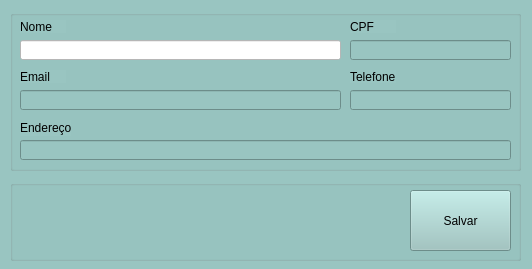
<?xml version="1.0" encoding="UTF-8"?>
<ui version="4.0">
 <class>frmCliente</class>
 <widget class="QWidget" name="frmCliente">
  <property name="geometry">
   <rect>
    <x>0</x>
    <y>0</y>
    <width>532</width>
    <height>269</height>
   </rect>
  </property>
  <property name="windowTitle">
   <string>Cadastro de Cliente</string>
  </property>
  <property name="windowIcon">
   <iconset>
    <normaloff>../../../../../../TesteProjeto/View/Imagens/btnCadCli.png</normaloff>../../../../../../TesteProjeto/View/Imagens/btnCadCli.png</iconset>
  </property>
  <property name="styleSheet">
   <string notr="true">background-color: rgb(153, 197, 193);</string>
  </property>
  <widget class="QGroupBox" name="groupBox">
   <property name="geometry">
    <rect>
     <x>10</x>
     <y>10</y>
     <width>511</width>
     <height>161</height>
    </rect>
   </property>
   <property name="styleSheet">
    <string notr="true"/>
   </property>
   <property name="title">
    <string/>
   </property>
   <widget class="QLabel" name="label">
    <property name="geometry">
     <rect>
      <x>10</x>
      <y>10</y>
      <width>46</width>
      <height>13</height>
     </rect>
    </property>
    <property name="text">
     <string>Nome</string>
    </property>
   </widget>
   <widget class="QLabel" name="label_2">
    <property name="geometry">
     <rect>
      <x>340</x>
      <y>10</y>
      <width>46</width>
      <height>13</height>
     </rect>
    </property>
    <property name="text">
     <string>CPF</string>
    </property>
   </widget>
   <widget class="QLabel" name="lbEndereco">
    <property name="geometry">
     <rect>
      <x>10</x>
      <y>110</y>
      <width>51</width>
      <height>16</height>
     </rect>
    </property>
    <property name="text">
     <string>Endereço</string>
    </property>
   </widget>
   <widget class="QLabel" name="lbEmail">
    <property name="geometry">
     <rect>
      <x>10</x>
      <y>60</y>
      <width>46</width>
      <height>13</height>
     </rect>
    </property>
    <property name="text">
     <string>Email</string>
    </property>
   </widget>
   <widget class="QLabel" name="label_5">
    <property name="geometry">
     <rect>
      <x>340</x>
      <y>60</y>
      <width>46</width>
      <height>13</height>
     </rect>
    </property>
    <property name="text">
     <string>Telefone</string>
    </property>
   </widget>
   <widget class="QLineEdit" name="edtNome">
    <property name="geometry">
     <rect>
      <x>10</x>
      <y>30</y>
      <width>321</width>
      <height>20</height>
     </rect>
    </property>
    <property name="styleSheet">
     <string notr="true">background-color: rgb(255, 255, 255);</string>
    </property>
   </widget>
   <widget class="QLineEdit" name="edtCPF">
    <property name="geometry">
     <rect>
      <x>340</x>
      <y>30</y>
      <width>161</width>
      <height>20</height>
     </rect>
    </property>
   </widget>
   <widget class="QLineEdit" name="edtEmail">
    <property name="geometry">
     <rect>
      <x>10</x>
      <y>80</y>
      <width>321</width>
      <height>20</height>
     </rect>
    </property>
   </widget>
   <widget class="QLineEdit" name="edtTelefone">
    <property name="geometry">
     <rect>
      <x>340</x>
      <y>80</y>
      <width>161</width>
      <height>20</height>
     </rect>
    </property>
   </widget>
   <widget class="QLineEdit" name="edtEndereco">
    <property name="geometry">
     <rect>
      <x>10</x>
      <y>130</y>
      <width>491</width>
      <height>20</height>
     </rect>
    </property>
   </widget>
  </widget>
  <widget class="QGroupBox" name="groupBox_2">
   <property name="geometry">
    <rect>
     <x>10</x>
     <y>180</y>
     <width>511</width>
     <height>81</height>
    </rect>
   </property>
   <property name="title">
    <string/>
   </property>
   <widget class="QPushButton" name="btnSalvar">
    <property name="geometry">
     <rect>
      <x>400</x>
      <y>10</y>
      <width>101</width>
      <height>61</height>
     </rect>
    </property>
    <property name="cursor">
     <cursorShape>PointingHandCursor</cursorShape>
    </property>
    <property name="text">
     <string>Salvar</string>
    </property>
    <property name="icon">
     <iconset>
      <normaloff>../../../../../../TesteProjeto/Imagens/save.png</normaloff>../../../../../../TesteProjeto/Imagens/save.png</iconset>
    </property>
    <property name="iconSize">
     <size>
      <width>35</width>
      <height>35</height>
     </size>
    </property>
   </widget>
  </widget>
 </widget>
 <resources/>
 <connections/>
</ui>
